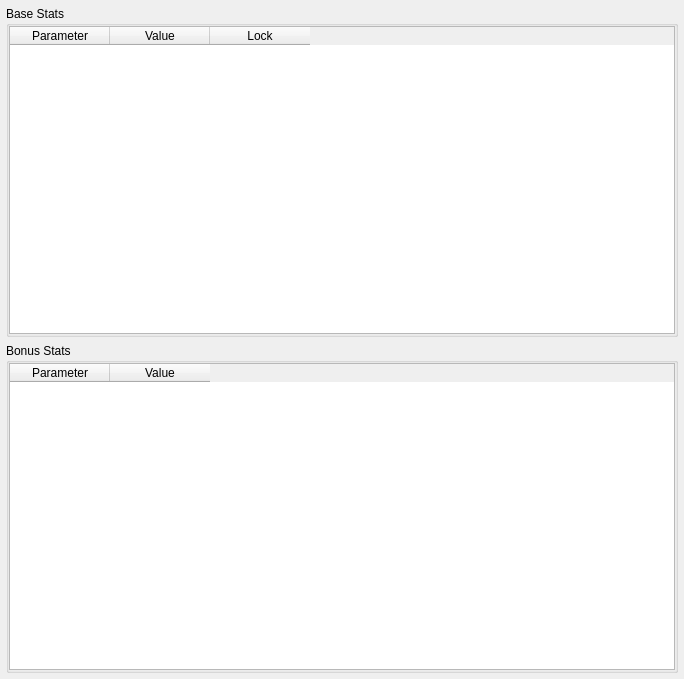
            <widget class="QWidget" name="scrollAreaWidgetContents_2">
             <property name="geometry">
              <rect>
               <x>0</x>
               <y>0</y>
               <width>684</width>
               <height>679</height>
              </rect>
             </property>
             <layout class="QVBoxLayout" name="verticalLayout_7">
              <property name="leftMargin">
               <number>6</number>
              </property>
              <property name="topMargin">
               <number>6</number>
              </property>
              <property name="rightMargin">
               <number>6</number>
              </property>
              <property name="bottomMargin">
               <number>6</number>
              </property>
              <item>
               <widget class="QGroupBox" name="groupBox">
                <property name="sizePolicy">
                 <sizepolicy hsizetype="Preferred" vsizetype="Minimum">
                  <horstretch>0</horstretch>
                  <verstretch>0</verstretch>
                 </sizepolicy>
                </property>
                <property name="minimumSize">
                 <size>
                  <width>0</width>
                  <height>0</height>
                 </size>
                </property>
                <property name="title">
                 <string>Base Stats</string>
                </property>
                <property name="flat">
                 <bool>true</bool>
                </property>
                <layout class="QVBoxLayout" name="verticalLayout_5">
                 <property name="leftMargin">
                  <number>0</number>
                 </property>
                 <property name="topMargin">
                  <number>0</number>
                 </property>
                 <property name="rightMargin">
                  <number>0</number>
                 </property>
                 <property name="bottomMargin">
                  <number>0</number>
                 </property>
                 <item>
                  <widget class="QTableWidget" name="maid_params_lockable_table">
                   <property name="sizePolicy">
                    <sizepolicy hsizetype="Expanding" vsizetype="Expanding">
                     <horstretch>0</horstretch>
                     <verstretch>0</verstretch>
                    </sizepolicy>
                   </property>
                   <property name="styleSheet">
                    <string notr="true"/>
                   </property>
                   <property name="verticalScrollBarPolicy">
                    <enum>Qt::ScrollBarAsNeeded</enum>
                   </property>
                   <property name="sizeAdjustPolicy">
                    <enum>QAbstractScrollArea::AdjustToContents</enum>
                   </property>
                   <property name="editTriggers">
                    <set>QAbstractItemView::NoEditTriggers</set>
                   </property>
                   <property name="alternatingRowColors">
                    <bool>true</bool>
                   </property>
                   <property name="selectionMode">
                    <enum>QAbstractItemView::NoSelection</enum>
                   </property>
                   <property name="columnCount">
                    <number>3</number>
                   </property>
                   <attribute name="horizontalHeaderCascadingSectionResizes">
                    <bool>false</bool>
                   </attribute>
                   <attribute name="horizontalHeaderDefaultSectionSize">
                    <number>100</number>
                   </attribute>
                   <attribute name="horizontalHeaderMinimumSectionSize">
                    <number>24</number>
                   </attribute>
                   <attribute name="horizontalHeaderShowSortIndicator" stdset="0">
                    <bool>false</bool>
                   </attribute>
                   <attribute name="horizontalHeaderStretchLastSection">
                    <bool>false</bool>
                   </attribute>
                   <attribute name="verticalHeaderVisible">
                    <bool>false</bool>
                   </attribute>
                   <attribute name="verticalHeaderDefaultSectionSize">
                    <number>24</number>
                   </attribute>
                   <attribute name="verticalHeaderMinimumSectionSize">
                    <number>24</number>
                   </attribute>
                   <column>
                    <property name="text">
                     <string>Parameter</string>
                    </property>
                    <property name="textAlignment">
                     <set>AlignCenter</set>
                    </property>
                   </column>
                   <column>
                    <property name="text">
                     <string>Value</string>
                    </property>
                    <property name="textAlignment">
                     <set>AlignCenter</set>
                    </property>
                   </column>
                   <column>
                    <property name="text">
                     <string>Lock</string>
                    </property>
                    <property name="textAlignment">
                     <set>AlignCenter</set>
                    </property>
                   </column>
                  </widget>
                 </item>
                </layout>
               </widget>
              </item>
              <item>
               <widget class="QGroupBox" name="groupBox_2">
                <property name="sizePolicy">
                 <sizepolicy hsizetype="Preferred" vsizetype="Minimum">
                  <horstretch>0</horstretch>
                  <verstretch>0</verstretch>
                 </sizepolicy>
                </property>
                <property name="title">
                 <string>Bonus Stats</string>
                </property>
                <property name="flat">
                 <bool>true</bool>
                </property>
                <layout class="QVBoxLayout" name="verticalLayout_8">
                 <property name="leftMargin">
                  <number>0</number>
                 </property>
                 <property name="topMargin">
                  <number>0</number>
                 </property>
                 <property name="rightMargin">
                  <number>0</number>
                 </property>
                 <property name="bottomMargin">
                  <number>0</number>
                 </property>
                 <item>
                  <widget class="QTableWidget" name="maid_params_bonus_table">
                   <property name="sizePolicy">
                    <sizepolicy hsizetype="Expanding" vsizetype="Expanding">
                     <horstretch>0</horstretch>
                     <verstretch>0</verstretch>
                    </sizepolicy>
                   </property>
                   <property name="sizeAdjustPolicy">
                    <enum>QAbstractScrollArea::AdjustToContents</enum>
                   </property>
                   <property name="editTriggers">
                    <set>QAbstractItemView::NoEditTriggers</set>
                   </property>
                   <property name="alternatingRowColors">
                    <bool>true</bool>
                   </property>
                   <property name="selectionMode">
                    <enum>QAbstractItemView::NoSelection</enum>
                   </property>
                   <attribute name="horizontalHeaderMinimumSectionSize">
                    <number>24</number>
                   </attribute>
                   <attribute name="verticalHeaderVisible">
                    <bool>false</bool>
                   </attribute>
                   <attribute name="verticalHeaderDefaultSectionSize">
                    <number>24</number>
                   </attribute>
                   <attribute name="verticalHeaderMinimumSectionSize">
                    <number>24</number>
                   </attribute>
                   <column>
                    <property name="text">
                     <string>Parameter</string>
                    </property>
                   </column>
                   <column>
                    <property name="text">
                     <string>Value</string>
                    </property>
                   </column>
                  </widget>
                 </item>
                </layout>
               </widget>
              </item>
             </layout>
            </widget>
